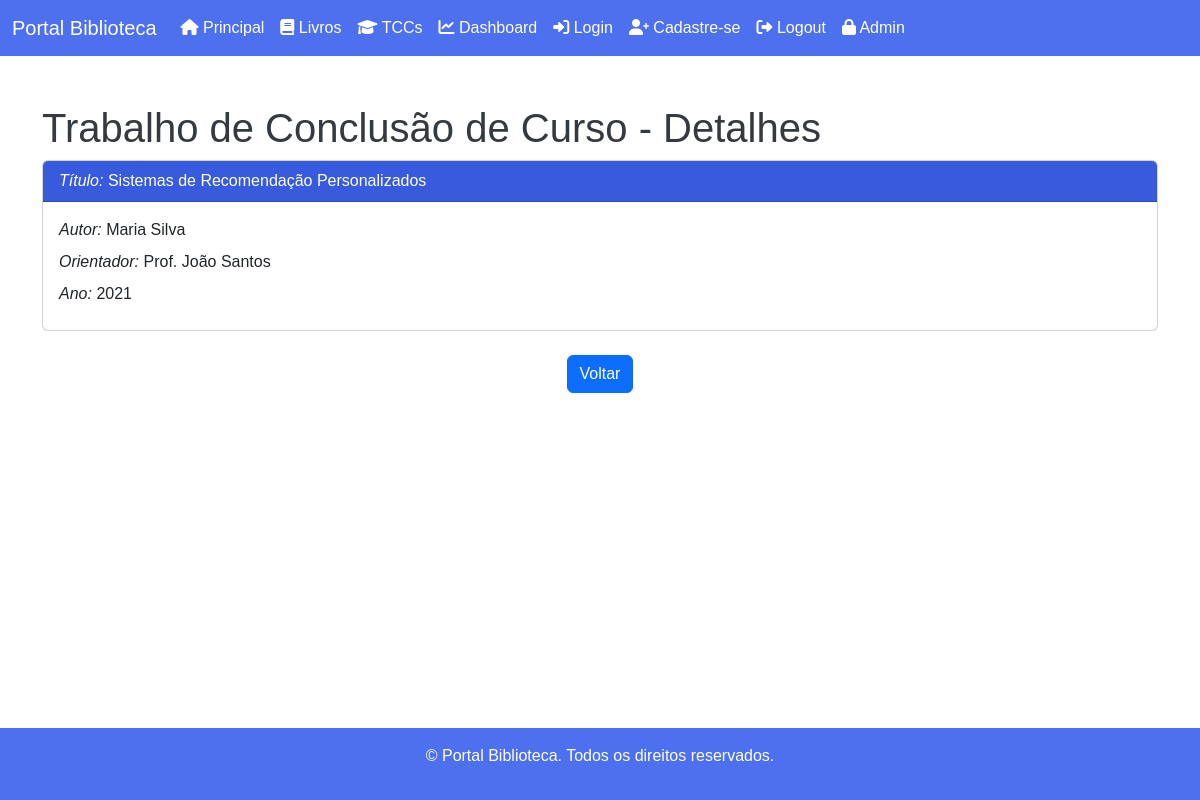
Page /tccs/detalhes/1 on the committed database.
### biblioteca/models.py (models this page shows, shortened)
class TCC(models.Model):
    titulo = models.CharField(max_length=255)
    autor = models.CharField(max_length=255)
    orientador = models.CharField(max_length=255)
    ano = models.IntegerField()

### biblioteca/views.py (the view)
# urls.py: path('tccs/detalhes/<int:id>', views.tcc_detalhes, name='tcc_detalhes'),
def tcc_detalhes(request, id):
    tcc = TCC.objects.get(id=id)
    context = {
        'tcc': tcc,
    }
    template = loader.get_template('tcc_detalhes.html')
    return HttpResponse(template.render(context, request))

### biblioteca/templates/tcc_detalhes.html (shortened to what this page needs)
{% extends "base.html" %}
{% block conteudo %}
    <main class="container mt-5">
        <h1>Trabalho de Conclusão de Curso - Detalhes</h1>
        <div class="card">
            <div class="card-header card-title-obra">
                <em>Título:</em> {{ tcc.titulo }}
            </div>
            <div class="card-body">
                <p class="card-title"><em>Autor:</em> {{ tcc.autor }}</p>
                <p class="card-title"><em>Orientador:</em> {{ tcc.orientador }}</p>
                <p class="card-title"><em>Ano:</em> {{ tcc.ano }}</p>
            </div>
        </div>
        <br>
        <center><a href="/tccs" class="btn btn-primary">Voltar</a></center>
    </main>
{% endblock %}

### static/styles.css (style rules this page uses)
body { font-family: Arial, sans-serif; min-height: 100vh; display: flex; flex-direction: column; }
h1 { color: #343a40; }
main { flex: 1; }
.card { transition: transform 0.3s ease; }
.card-title-obra { background-color: #375BDC; color: white; }

### rows in the picture
TCC: titulo "Sistemas de Recomendação Personalizados", autor "Maria Silva", orientador "Prof. João Santos", ano "2021"
